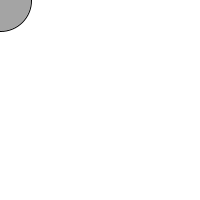
Frame 1 (no input)
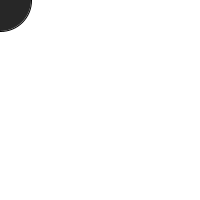
Frame 60 (the mouse pressed at the canvas centre just before this capture)
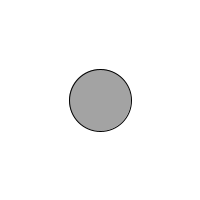
Frame 120 (the mouse held since frame 60 and released just before this capture)

The Processing sketch that drew these frames (run headless with seeded random() and noise(); from frame 60 on, the mouse is pressed at the canvas centre):

// Processing sketch: processing_170697
// ── processing_170697.pde

int x = 0;
int speed = 1;

void setup() {
  size(200, 200);
}

void draw() {
  background(255);
  stroke(0);
 fill(random (255)); 
  ellipse(mouseX, mouseY, 62, 62);

  x = x + speed;
  if ((mouseX < width/2) || (mouseX > 0)) {
    speed = speed * -1;
  }
 if ((mouseX> width/2)&&(mouseX<width)){
    fill(random(1,255));
  
 fill(235,0,247);
  ellipse(mouseX, mouseY, 52, 52);
   fill(random(255));
  ellipse(mouseX, mouseY, 42, 42);
  x = x + speed;
   fill(255,0,0); // bright red
  ellipse(mouseX, mouseY, 32, 32);  
  }
}
